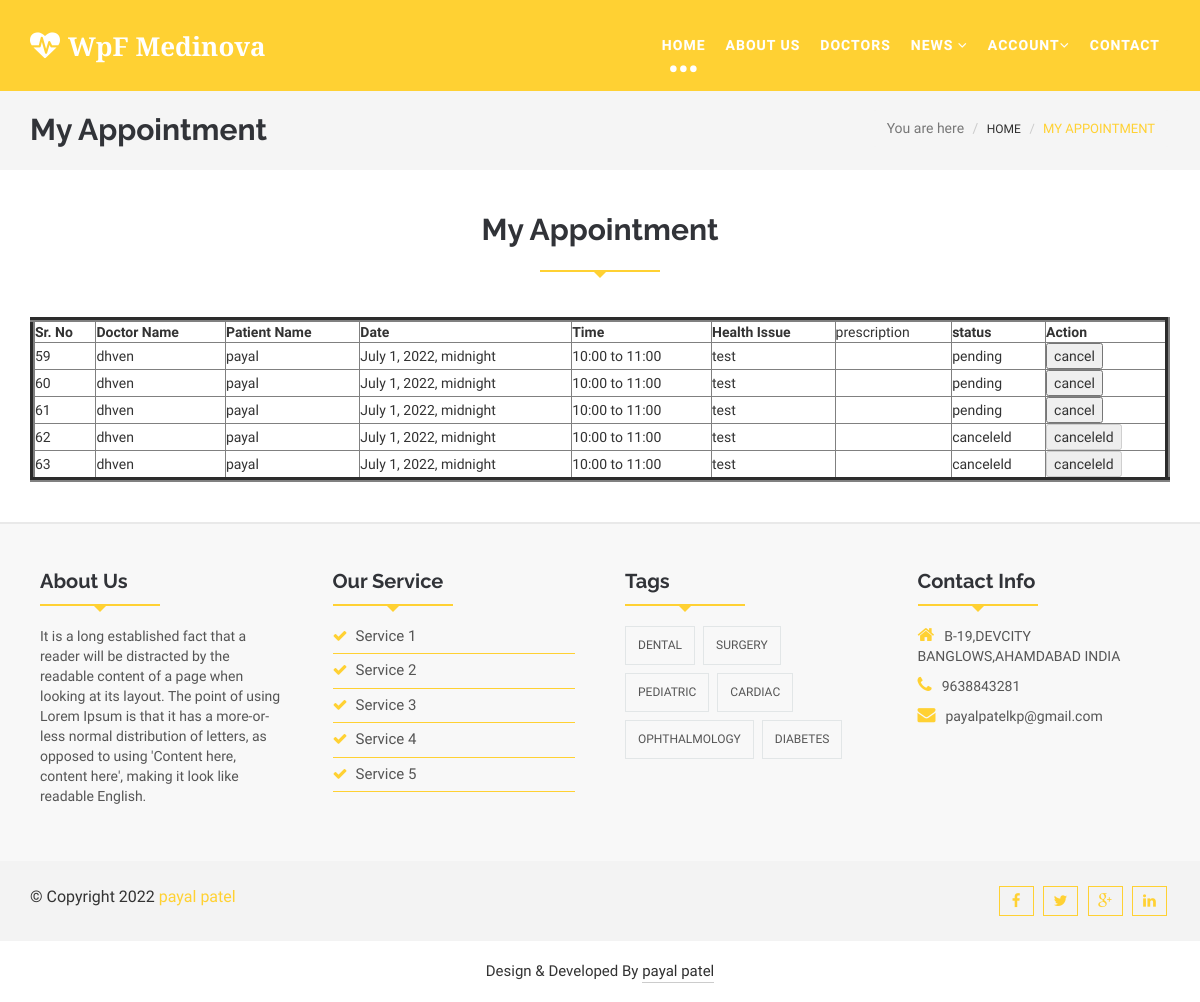
The app's page /myappointment/ (signed in) with its own data.
### myapp/models.py (models this page shows, shortened)
class Appointment(models.Model):
	Patient=models.ForeignKey(User,on_delete=models.CASCADE,related_name="patient")
	doctor=models.ForeignKey(Doctor_profile,on_delete=models.CASCADE)
	Date=models.DateTimeField(default=timezone.now)
	Time=models.CharField(max_length=100)
	Helth_issue=models.TextField()
	status=models.CharField(max_length=100,default="pending")

class Doctor_profile(models.Model):
	doctor=models.ForeignKey(User,on_delete=models.CASCADE)
	doctor_degree=models.CharField(max_length=100)
	doctor_speciality=models.CharField(max_length=100)
	doctor_start_time=models.CharField(max_length=100)
	doctor_end_time=models.CharField(max_length=100)
	doctor_fees=models.PositiveIntegerField()
	doctor_picture=models.ImageField(upload_to="doctor_picture/")

class User(models.Model):
	fname=models.CharField(max_length=100)
	lname=models.CharField(max_length=100)
	email=models.CharField(max_length=100)
	mobile=models.CharField(max_length=100)
	address=models.CharField(max_length=100)
	password=models.CharField(max_length=100)
	usertype=models.CharField(max_length=100,default="patient")

### myapp/views.py (the view)
# urls.py: path('myappointment/',views.myappointment,name='myappointment'),
def myappointment(request):
	Patient=User.objects.get(email=request.session['email'])
	appointments=Appointment.objects.filter(Patient=Patient)
	appointments1=Appointment.objects.filter(Patient=Patient,status="pending")
	request.session['appointment_count']=len(appointments1)
	return render(request,'myappointment.html',{'appointments':appointments})

### myapp/templates/myappointment.html (shortened to what this page needs)
{% extends 'header.html' %}
{% load static %}
{% block content %}
<!DOCTYPE html>
<html lang="en">
<head>
</head>
<body>
  <section id="blogArchive">
    <div class="row">
      <div class="col-lg-12 col-md-12">
        <div class="blog-breadcrumbs-area">
          <div class="container">
            <div class="blog-breadcrumbs-left">
              <h2>My Appointment</h2>
            </div>
            <div class="blog-breadcrumbs-right">
              <ol class="breadcrumb">
                <li>You are here</li>
                <li><a href="#">Home</a></li>
                <li class="active">My Appointment</li>
              </ol>
            </div>
          </div>
        </div>
      </div>
    </div>
  </section>
  <section id="contact">
    <div class="container">
      <div class="row">
        <div class="col-lg-12 col-md-12 col-sm-12">
          <div class="contact-form">
            <div class="section-heading">
              <h2>My Appointment</h2>
              <div class="line"></div>
            </div>
            <table border="5" width="100%" cellpadding="10px" cellspacing="10px">
              <tr>
                <th>Sr. No</th>
                <th>Doctor Name</th>
                <th>Patient Name</th>
                <th>Date</th>
                <th>Time</th>
                <th>Health Issue</th>
                <td>prescription</td>
                <th>status</th>
                <th>Action</th>
              </tr>
              {% for i in appointments %}
              <tr>
                <td>{{i.id}}</td>
                <td>{{i.doctor.doctor.fname}}</td>
                <td>{{i.Patient.fname}}</td>
                <td>{{i.Date}}</td>
                <td>{{i.Time}}</td>
                <td>{{i.Helth_issue}}</td>
                <td>{{i.prescription}}</td>
                <td>{{i.status}}</td>
                <td>
                  <form method="get" action="{% url 'patient_cancel_appointment' pk=i.pk %}">
                    {% if i.status == "pending" %}
                    <input type="submit" name="action" value="cancel">
                    {% elif i.status == "completed" %}
                    <input type="submit" name="action" value="completed ">
                    {% else %}
                    <input type="submit" name="action" value="{{i.status}}" disabled>
                    {% endif %}
                  </form>
                </td>
              </tr>
              {% endfor %}
            </table>
          </div>
        </div>
      </div>
    </div>
  </section>
</body>
</html>
{% endblock %}

### myapp/templates/header.html (shortened to what this page needs)
{% load static %}
<!DOCTYPE html>
<html lang="en">
  <head>
    <link href="{% static 'css/bootstrap.min.css'%}" rel="stylesheet">
    <link href="{% static 'css/font-awesome.min.css'%}" rel="stylesheet">
    <link id="switcher" href="{% static 'css/themes/default-theme.css'%}" rel="stylesheet">
    <link href="{% static 'css/slick.css'%}" rel="stylesheet">
    <link rel='stylesheet prefetch' href="{% static 'css/photoswipe.css'%}">
    <link rel='stylesheet prefetch' href="{% static 'css/default-skin.css'%}">
    <link href="{% static 'style.css'%}" rel="stylesheet">
    </head>
  <body>
    <header id="header">
      <div class="menu_area">
        <nav class="navbar navbar-default navbar-fixed-top" role="navigation">
          <div class="container">
            <div class="navbar-header">
              <a class="navbar-brand" href="index.html"><i class="fa fa-heartbeat"></i>WpF <span>Medinova</span></a>
            </div>
            <div id="navbar" class="navbar-collapse collapse">
              <ul id="top-menu" class="nav navbar-nav navbar-right main-nav">
                <li class="active"><a href="{% url 'index' %}">Home</a></li>
                <li><a href="{% url 'about-us'%}">About Us</a></li>
                <li><a href="{% url 'doctors' %}">Doctors</li></a>
                <li class="dropdown">
                  <a href="#" class="dropdown-toggle" data-toggle="dropdown">News <span class="fa fa-angle-down"></span></a>
                </li>
                <li class="dropdown">
                  <a href="#" class="dropdown-toggle" data-toggle="dropdown" role="button" aria-expanded="false">Account<span class="fa fa-angle-down"></span></a>
                </li>
                <li><a href="{% url 'contact' %}">Contact</li></a>
              </ul>
            </div>
          </div>
        </nav>
      </div>
    </header>
{% block content %}
{% endblock %}
    <footer id="footer">
      <div class="footer-top">
        <div class="container">
          <div class="row">
            <div class="col-lg-3 col-md-3 col-sm-3">
              <div class="single-footer-widget">
                <div class="section-heading">
                <h2>About Us</h2>
                <div class="line"></div>
              </div>
              <p>It is a long established fact that a reader will be distracted by the readable content of a page when looking at its layout. The point of using Lorem Ipsum is that it has a more-or-less normal distribution of letters, as opposed to using 'Content here, content here', making it look like readable English.</p>
              </div>
            </div>
            <div class="col-lg-3 col-md-3 col-sm-3">
              <div class="single-footer-widget">
                <div class="section-heading">
                <h2>Our Service</h2>
                <div class="line"></div>
              </div>
              <ul class="footer-service">
                <li><a href="#"><span class="fa fa-check"></span>Service 1</a></li>
                <li><a href="#"><span class="fa fa-check"></span>Service 2</a></li>
                <li><a href="#"><span class="fa fa-check"></span>Service 3</a></li>
                <li><a href="#"><span class="fa fa-check"></span>Service 4</a></li>
                <li><a href="#"><span class="fa fa-check"></span>Service 5</a></li>
              </ul>
              </div>
            </div>
            <div class="col-lg-3 col-md-3 col-sm-3">
              <div class="single-footer-widget">
                <div class="section-heading">
                <h2>Tags</h2>
                <div class="line"></div>
              </div>
                <ul class="tag-nav">
                  <li><a href="#">Dental</a></li>
                  <li><a href="#">Surgery</a></li>
                  <li><a href="#">Pediatric</a></li>
                  <li><a href="#">Cardiac</a></li>
                  <li><a href="#">Ophthalmology</a></li>
                  <li><a href="#">Diabetes</a></li>
                </ul>
              </div>
            </div>
            <div class="col-lg-3 col-md-3 col-sm-3">
              <div class="single-footer-widget">
                <div class="section-heading">
                <h2>Contact Info</h2>
                <div class="line"></div>
              </div>
              <address class="contact-info">
                <p><span class="fa fa-home"></span>B-19,DEVCITY BANGLOWS,AHAMDABAD INDIA</p>
                <p><span class="fa fa-phone"></span>9638843281</p>
                <p><span class="fa fa-envelope"></span>payalpatelkp@gmail.com</p>
              </address>
              </div>
            </div>
          </div>
        </div>
      </div>
      <div class="footer-middle">
        <div class="container">
          <div class="row">
          <div class="col-lg-6 col-md-6 col-sm-6 col-xs-12">
            <div class="footer-copyright">
              <p>&copy; Copyright 2022 <a href="index.html">payal patel</a></p>
            </div>
          </div>
          <div class="col-lg-6 col-md-6 col-sm-6 col-xs-12">
            <div class="footer-social">
                <a href="#"><span class="fa fa-facebook"></span></a>
                <a href="#"><span class="fa fa-twitter"></span></a>
                <a href="#"><span class="fa fa-google-plus"></span></a>
                <a href="#"><span class="fa fa-linkedin"></span></a>
            </div>
          </div>
        </div>
        </div>
      </div>
      <div class="footer-bottom">
        <div class="container">
          <div class="row">
            <div class="col-md-12">
              <p>Design & Developed By <a rel="nofollow" href="http://www.wpfreeware.com/">payal patel</a></p>
            </div>
          </div>
        </div>
      </div>
    </footer>
  </body>
</html>

### myapp/static/css/themes/default-theme.css (style rules this page uses)
.scrollToTop:hover, .scrollToTop:focus,.readmore_area a::before,.sl-slider h2> strong,.sl-slider p> strong, .single-top-feature .readmore_area a span,.service-icon-effect,.service-icon .service-icon-effect:hover,.single-service>h3 a:hover,.single-service>h3 a:focus, .whyChoose-right .media-heading,.whyChoose-right .media:hover .media-icon,.doctors-nav figcaption h2, .testimonial-cotent > p span,.testimonial-nav .slick-dots li.slick-active button::before,.blog-comments-box li > h2,.blog-comments-box li span, .blog-author > ul > li a:hover,.footer-service li > a:hover,.footer-service li > a span,.contact-info > p span,.footer-copyright>p>a, .blog-breadcrumbs-right .breadcrumb > li a:hover,.blog-breadcrumbs-right .breadcrumb > .active,.blog-details blockquote::before,.blog-details blockquote::after, .sidebar-widget p>a,.sidebar-widget>ul li>a:hover,.postnav-left:hover .navg-title,.postnav-right:hover .navg-title,.author-name:hover, .similar-post .media-body a:hover,.similar-post > h2,.nav-tabs > li.active > a, .nav-tabs > li.active > a:focus, .nav-tabs > li.active > a:hover, .button--itzel .button__icon,.button--itzel > span,#myModal .modal-title, .form-submit input:hover,.error-page-area h1,.error-page-area h3 { color: #ffd133; }
.navbar-default { background-color: #ffd133; border-color: #ffd133; }
.navbar-default .navbar-nav > .active > a, .navbar-default .navbar-nav > .active > a:focus, .navbar-default .navbar-nav > .active > a:hover, .navbar-default .navbar-nav > .open > a, .navbar-default .navbar-nav > .open > a:focus, .navbar-default .navbar-nav > .open > a:hover, .dropdown-menu > li > a:hover,.dropdown-menu > li > a:focus,.dropdown-menu > .active > a, .dropdown-menu > .active > a:focus, .dropdown-menu > .active > a:hover, .navbar-default .navbar-nav .open .dropdown-menu > li > a:hover,.readmore_area a span,.single-top-feature, .single-top-feature .readmore_area a::before,.testimonial-nav .slick-dots li.slick-active,figure.blog-figure .image-effect::before, .footer-middle,.social-share ul li > a,.custom-panel .panel-heading a,.nav-tabs > li > a,a.gallery-iteam .image-effect::before,.comments-title::after, .reply-btn,.author-tag { background-color: #ffd133; }
.line { border-bottom: 2px solid #ffd133; background: none repeat scroll 0 0 transparent; height: 1px; margin: 0 auto 45px; padding: 5px; position: relative; width: 120px; }
.line::after, .line::before { border: medium solid transparent; content: " "; height: 0; left: 50%; pointer-events: none; position: absolute; top: 100%; width: 0; }
.line::before { border-width: 9px; margin-left: -6px; }
.line::after { border-top-color: #ffd133; border-width: 8px; margin-left: -8px; }
.footer-service li > a { border-bottom: 1px solid #ffd133; }
.footer-social a { border: 1px solid #ffd133; color: #ffd133; }

### records on screen
Appointment: id "59", doctor.doctor.fname "dhven", Patient.fname "payal", Date "July 1, 2022, midnight", Time "10:00 to 11:00", Helth_issue "test", status "pending"
Appointment: id "60", doctor.doctor.fname "dhven", Patient.fname "payal", Date "July 1, 2022, midnight", Time "10:00 to 11:00", Helth_issue "test", status "pending"
Appointment: id "61", doctor.doctor.fname "dhven", Patient.fname "payal", Date "July 1, 2022, midnight", Time "10:00 to 11:00", Helth_issue "test", status "pending"
Appointment: id "62", doctor.doctor.fname "dhven", Patient.fname "payal", Date "July 1, 2022, midnight", Time "10:00 to 11:00", Helth_issue "test", status "canceleld", action "canceleld"
Appointment: id "63", doctor.doctor.fname "dhven", Patient.fname "payal", Date "July 1, 2022, midnight", Time "10:00 to 11:00", Helth_issue "test", status "canceleld", action "canceleld"
